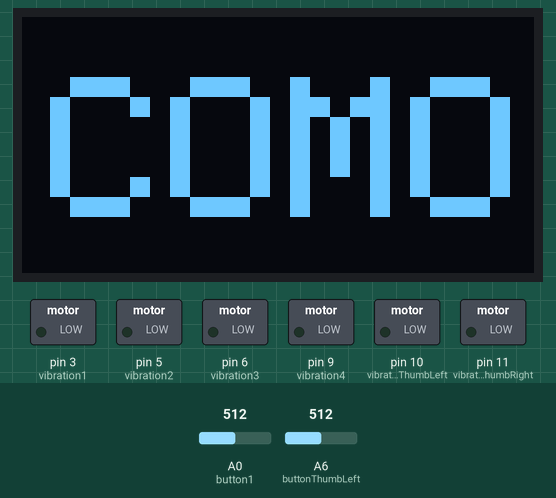
A sketch run on a simulated Arduino Nano, built with avr-gcc and run on an emulated ATmega328P. On the bench: 128×64 one-colour display, switched loads named in the sketch (green lamp = pin HIGH). The test bench sets the inputs (shaded band); at power-on: A6 (buttonThumbLeft) = 512, A0 (button1) = 512. Random numbers use the default seed unless the sketch sets one.

Above: at 2.1 s.
At 9.8 s:
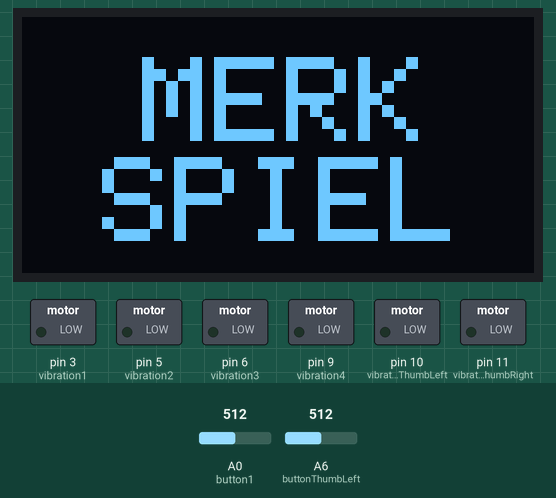
9.9 s: A6 (buttonThumbLeft) set to 104
14.2 s: A6 (buttonThumbLeft) set to 89
15.7 s: A0 (button1) set to 90
17.2 s: A0 (button1) set to 110
At 17.44 s:
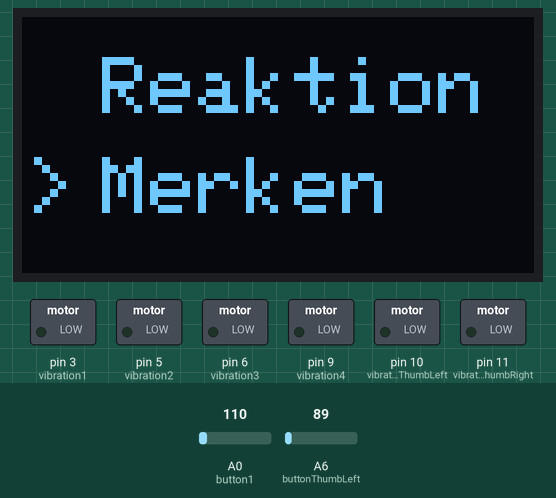
20.2 s: A6 (buttonThumbLeft) set to 110
At 23.3 s:
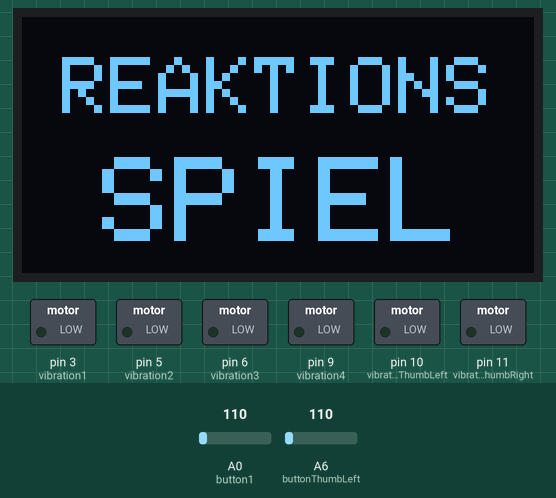
24.1 s: A6 (buttonThumbLeft) set to 90
Timing chart, 0 to 26.6 s (numbered marks = the images above; inputs shaded):
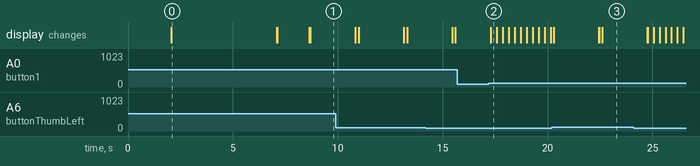

The sketch:

main.ino
```cpp
// TO DO
// excel file output

#include "definitions.h"
#include "reactionGame.h"
#include "memoryGame.h"

bool gameFinished = true;
bool thumbRecognition = false;
bool prestateScroll = false;
bool prestateSelect = false;

int buttonThumb;
int vibrationThumb;
int buttonScroll;
int vibrations[5];
int menu = 1;

// declare an SSD1306 display object connected to I2C
Adafruit_SSD1306 oled(SCREEN_WIDTH, SCREEN_HEIGHT, &Wire, -1);

void setup()
{
  Serial.begin(19200);
  //initialization of pins
  pinMode(vibration1, OUTPUT);
  pinMode(vibration2, OUTPUT);
  pinMode(vibration3, OUTPUT);
  pinMode(vibration4, OUTPUT);
  pinMode(vibrationThumbLeft, OUTPUT);
  pinMode(vibrationThumbRight, OUTPUT);

  pinMode(button1, INPUT);
  pinMode(button2, INPUT);
  pinMode(button3, INPUT);
  pinMode(button4, INPUT);
  pinMode(buttonThumbLeft, INPUT);
  pinMode(buttonThumbRight, INPUT);

  // initialize OLED display with address 0x3C for 128x64
  if (!oled.begin(SSD1306_SWITCHCAPVCC, 0x3C)) {
    Serial.println(F("SSD1306 allocation failed"));
    while (true);
  }
  delay(2000);         // wait for initializing

  showComo();
  selectThumb();
  initialize();
}

void loop()
{
  updateMenu();

  // scroll menu
  if (analogRead(buttonScroll) >= THRESHOLD && !prestateScroll) {
    menu++;
    if (menu > 2) {
      menu = 1;
    }
    updateMenu();
    prestateScroll = true;
  }
  else {
    prestateScroll = false;
  }

  // select game
  if(analogRead(buttonThumb) >= THRESHOLD && !prestateSelect) {
    startGame();
    prestateSelect = true;
  }
  else {
    prestateSelect = false;
  }

  delay(100);
}

// ----------------------------------------- FUNCTIONS ----------------------------------------

void selectThumb() {
  showThumb();
  while(!thumbRecognition) {
    if(analogRead(buttonThumbLeft) >= THRESHOLD) {
      buttonThumb = buttonThumbLeft;
      vibrationThumb = vibrationThumbLeft;
      buttonScroll = A0;
      oled.clearDisplay();
      oled.setCursor(10, 20);
      oled.setTextSize(3);
      oled.println("RECHTS");
      oled.display();
      delay(1500);
      thumbRecognition = true;
    }
    else if (analogRead(buttonThumbRight) >= THRESHOLD) {
      buttonThumb = buttonThumbRight;
      vibrationThumb = vibrationThumbRight;
      buttonScroll = A3;
      oled.clearDisplay();
      oled.setCursor(20, 20);
      oled.setTextSize(3);
      oled.println("LINKS");
      oled.display();
      delay(1500);
      thumbRecognition = true;
    }
  }
}

void showComo() {
  oled.clearDisplay();
  oled.setTextSize(5);
  oled.setTextColor(WHITE);
  oled.setCursor(7, 15);
  oled.println("COMO");
  oled.display();
  delay(5000);
}

void showThumb() {
  oled.clearDisplay();
  oled.setTextSize(3);
  oled.setTextColor(WHITE);
  oled.setCursor(13, 10);
  oled.println("Daumen");
  oled.setTextSize(2);
  oled.setCursor(17, 40);
  oled.println("druecken");
  oled.display();
}

void showMenu(int game) {
  oled.clearDisplay();
  oled.setTextSize(2);
  oled.setTextColor(WHITE);
  oled.setCursor(1, game);
  oled.println(">");
  oled.setCursor(20, 10);
  oled.println("Reaktion");
  oled.setCursor(20, 35);
  oled.println("Merken");
  oled.display();
}

void showReactionStart() {
  oled.clearDisplay();
  oled.setTextSize(2);
  oled.setTextColor(WHITE);
  oled.setCursor(10, 10);
  oled.println("REAKTIONS");
  oled.setTextSize(3);
  oled.setCursor(20, 35);
  oled.println("SPIEL");
  oled.display();
  delay(2000);
}

void showMemoryStart() {
  oled.clearDisplay();
  oled.setTextSize(3);
  oled.setTextColor(WHITE);
  oled.setCursor(30, 10);
  oled.println("MERK");
  oled.setCursor(20, 35);
  oled.println("SPIEL");
  oled.display();
  delay(2000);
}

void updateMenu () {
  switch (menu) {
    case 1:
      showMenu(menuReaction);
      break;
    case 2:
      showMenu(menuMemory);
      break;
  }
}

void startGame() {
  switch (menu) {
    case 1:
      showReactionStart();
      // action1();
      break;
    case 2:
      showMemoryStart();
      // action2();
      break;
  }
}

void initialize() {
  vibrations[0] = vibration1;
  vibrations[1] = vibration2;
  vibrations[2] = vibration3;
  vibrations[3] = vibration4;
  vibrations[4] = vibrationThumb;
}

void vibrateAll() {
  analogWrite(vibration1, 1023);
  analogWrite(vibration2, 1023);
  analogWrite(vibration3, 1023);
  analogWrite(vibration4, 1023);
  analogWrite(vibrationThumb, 1023);
  delay(500);
  analogWrite(vibration1, 0);
  analogWrite(vibration2, 0);
  analogWrite(vibration3, 0);
  analogWrite(vibration4, 0);
  analogWrite(vibrationThumb, 0);

  delay(50);

  analogWrite(vibration1, 1023);
  analogWrite(vibration2, 1023);
  analogWrite(vibration3, 1023);
  analogWrite(vibration4, 1023);
  analogWrite(vibrationThumb, 1023);
  delay(500);
  analogWrite(vibration1, 0);
  analogWrite(vibration2, 0);
  analogWrite(vibration3, 0);
  analogWrite(vibration4, 0);
  analogWrite(vibrationThumb, 0);

  delay(50);

  analogWrite(vibration1, 1023);
  analogWrite(vibration2, 1023);
  analogWrite(vibration3, 1023);
  analogWrite(vibration4, 1023);
  analogWrite(vibrationThumb, 1023);
  delay(1000);
  analogWrite(vibration1, 0);
  analogWrite(vibration2, 0);
  analogWrite(vibration3, 0);
  analogWrite(vibration4, 0);
  analogWrite(vibrationThumb, 0);
}
```

definitions.h
```cpp
#ifndef definitions
#define definitions

//include libaries
#include <Arduino.h>
#include <Wire.h>
#include <Adafruit_GFX.h>
#include <Adafruit_SSD1306.h>

// OLED
#define SCREEN_WIDTH 128 // OLED display width,  in pixels
#define SCREEN_HEIGHT 64 // OLED display height, in pixels
// extern Adafruit_SSD1306 oled;
// display menu
#define menuReaction 10
#define menuMemory 35

//names and pinnumbers of fixed variables for arduino nano
//button variables
#define button1 A0
#define button2 A1
#define button3 A2
#define button4 A3
#define buttonThumbLeft A6
#define buttonThumbRight A7
// threshold for analog button readout
#define THRESHOLD 100

//vibration motor variables
#define vibration1 3
#define vibration2 5
#define vibration3 6
#define vibration4 9
#define vibrationThumbLeft 10
#define vibrationThumbRight 11
#define SPEED 1023

// condition to go into main menu after the game is finished
extern bool gameFinished;
extern void vibrateAll();

// thumb button variable
extern int buttonThumb;
extern int vibrationThumb;
extern int vibrations[];

#endif
```

memoryGame.cpp
```cpp
#include "memoryGame.h"
#include "definitions.h"
#include "show.h"

const int MAX_LEVEL  = 100;
int sequence[MAX_LEVEL];
int your_sequence[MAX_LEVEL];
int level  = 1;

//flags for button pushes
bool prestate1;
bool prestate2;
bool prestate3;
bool prestate4;
bool prestateThumb;

void action2()
{
  delay(500);

  //set button flags to false
  prestate1 = false;
  prestate2 = false;
  prestate3 = false;
  prestate4 = false;
  prestateThumb = false;
  gameFinished = false;
  level = 1;

  if  (level == 1){
    generate_sequence();
    delay(1000); //that vibration does not start early
  }

  for (int i = 0; i < level; i++){
    show_sequence();
    get_sequence();

    if (gameFinished) {
      vibrateAll();
      break;
    }
  }
}

// /**
//  * shows the sequence by vibrating the buttons in the correct order
//  */
void show_sequence()
{
  vibrationOff();

  for (int i = 0; i < level; i++)
  {
    Serial.println(sequence[i]);
    analogWrite(sequence[i],  SPEED);
    delay(500);
    analogWrite(sequence[i], 0);
    delay(150);
  }
}

/**
 * reads the input sequence of the user and evaluates it
*/
void get_sequence()
{
  // flag that indicates if the sequence is correct
  bool state = false;

  for  (int i = 0; i < level; i++)
  {
    state = false;
    while(!state)
    {
      if (digitalRead(button1) == HIGH && !prestate1)
      {
        prestate1 = true;
        state = true;
        delay(500);
        if  (vibration1 != sequence[i])
        {
          wrong_sequence();
          return;
        }
      }

      if (digitalRead(button2) == HIGH && !prestate2)
      {
        prestate2 = true;
        state = true;
        delay(500);
        if (vibration2 != sequence[i])
        {
          wrong_sequence();
          return;
        }
      }

      if (digitalRead(button3) == HIGH && !prestate3)
      {
        prestate3 = true;
        state = true;
        delay(500);
        if (vibration3 != sequence[i])
        {
          wrong_sequence();
          return;
        }
      }

      if (digitalRead(button4) == HIGH && !prestate4)
      {
        prestate4 = true;
        state = true;
        delay(500);
        if (vibration4 != sequence[i])
        {
          wrong_sequence();
          return;
        }
      }

      if (digitalRead(buttonThumb) == HIGH && !prestateThumb)
      {
        prestateThumb = true;
        state = true;
        delay(500);
        if (vibrationThumb != sequence[i])
        {
          wrong_sequence();
          return;
        }
      }

      if ((digitalRead(button1) || digitalRead(button2) || digitalRead(button3) || digitalRead(button4) || digitalRead(buttonThumb)) == LOW){
        prestate1 = false;
        prestate2 = false;
        prestate3 = false;
        prestate4 = false;
        prestateThumb = false;
      }
    }
  }
  right_sequence();
}

/**
 * generates a sequence and saves it into an array
*/
void generate_sequence()
{
  Serial.println("generate sequence");
  randomSeed(millis());
  for (int i = 0; i < MAX_LEVEL; i++)
  {
    int index = random(0, 5);
    sequence[i]  = vibrations[index];
  }
}

/**
 * turns the vibration off and sets the finished flag to true
*/
void wrong_sequence()
{
  Serial.println("wrong sequence");
  vibrationOff();
  delay(3000);

  gameFinished = true;
}

/**
 * increments the level
*/
void right_sequence()
{
  Serial.println("right sequence");
  delay(100);
  if  (level < MAX_LEVEL) {
    level++;
  }
  else {
    gameFinished = true;
    vibrateAll();
  }
}

/**
 * turns off all the vibration motors
*/
void vibrationOff() {
  analogWrite(vibration1, 0);
  analogWrite(vibration2, 0);
  analogWrite(vibration3, 0);
  analogWrite(vibration4, 0);
  analogWrite(vibrationThumb, 0);
}
```

memoryGame.h
```cpp
#ifndef memoryGame_header
#define memoryGame_header

void action2();

void show_sequence();
void get_sequence();
void generate_sequence();
void wrong_sequence();
void right_sequence();
void vibrationOff();
void vibrateMemoryStart();
#endif
```

reactionGame.cpp
```cpp
#include "reactionGame.h"
#include "definitions.h"
#include "show.h"

int zufall1 = 0;
int zufall2 = 0;
int vibration = 0;

void action1() {
  delay(500); //vibration does not start early
  //game ends after 10 buttons are pushed
  for (int i = 0; i < 10; i++) {
    generateRandomVibration();
    checkUserInput();
    delay(100);
  }
  gameFinished = true;
  delay(1000);
  vibrateAll();
}

/**
 * generates a random vibration
 * generates a random number and compares it to the last one to not select the same pin again
 * sets the according pin to HIGH to activate the vibration motor
*/
void generateRandomVibration() {
  zufall2 = zufall1;
  vibration = zufall2;
  int index = random(0, 5);       //generates a random index
  zufall1 = vibrations[index];    //generates a random vibration

  if (zufall1 == zufall2) {                        //if second random number is same as first than find a new second random number
    while (zufall1 == zufall2){                    //that first random number is not the same as second random number
      index = random(0, 5);
      zufall1 = vibrations[index];
    }
    analogWrite(zufall1, SPEED);
    Serial.println(zufall1);
  }
  else {                                           //if it is not the same, start vibration motor
    analogWrite(zufall1, SPEED);
    Serial.println(zufall1);
  }
}

/**
 * checks the pushed buttons of the user and compares them to the randomized vibration
 * leaves while loop if vibration and button of the same finger are set to high
*/
void checkUserInput() {
  Serial.println("check user input");
  bool state = false;
  while (!state) {
    if (digitalRead(vibration1) && (analogRead(button1) >= THRESHOLD)) { // digitalRead(vibration1) == HIGH
      //turns off vibration motor
      analogWrite(vibration1, 0);
      state = true;                 //sets variable to remeber the right button had been pushed
    }

    else if (digitalRead(vibration2) && (analogRead(button2) >= THRESHOLD)) {
      //turns off vibration motor
      analogWrite(vibration2, 0);
      state = true;                 //sets variable to remeber the right button had been pushed
    }

    else if (digitalRead(vibration3) && (analogRead(button3) >= THRESHOLD)) {
      //turns off vibration motor
      analogWrite(vibration3, 0);
      state = true;                 //sets variable to remeber the right button had been pushed
    }

    else if (digitalRead(vibration4) && (analogRead(button4) >= THRESHOLD)) {
      //turns off vibration motor
      analogWrite(vibration4, 0);
      state = true;                 //sets variable to remeber the right button had been pushed
    }
    else if (digitalRead(vibrationThumb) && (analogRead(buttonThumb) >= THRESHOLD)) {
      //turns off vibration motor
      analogWrite(vibrationThumb, 0);
      state = true;                 //sets variable to remeber the right button had been pushed
    }
  }
}
```

reactionGame.h
```cpp
#ifndef reactionGame_header
#define reactionGame_header

void action1();
void generateRandomVibration();
void checkUserInput();
void vibrateReactionStart();
#endif
```

show.cpp
```cpp
// #include "show.h"
// #include "definitions.h"

// void showComo() {
//   oled.clearDisplay();
//   oled.setTextSize(5);
//   oled.setTextColor(WHITE);
//   oled.setCursor(7, 15);
//   oled.println("COMO");
//   oled.display();
//   delay(5000);
// }

// void showThumb() {
//   oled.clearDisplay();
//   oled.setTextSize(3);
//   oled.setTextColor(WHITE);
//   oled.setCursor(13, 10);
//   oled.println("Daumen");
//   oled.setTextSize(2);
//   oled.setCursor(17, 40);
//   oled.println("druecken");
//   oled.display();
// }

// void showReactionStart() {
//   oled.clearDisplay();
//   oled.setTextSize(2);
//   oled.setTextColor(WHITE);
//   oled.setCursor(10, 10);
//   oled.println("REAKTIONS");
//   oled.setTextSize(3);
//   oled.setCursor(20, 35);
//   oled.println("SPIEL");
//   oled.display();
//   delay(2000);
// }

// void showReactionGame() {
//   oled.clearDisplay();
//   oled.setTextSize(2);
//   oled.setTextColor(WHITE);
//   oled.setCursor(20, 5);
//   oled.println("Welcher");
//   oled.setCursor(25, 25);
//   oled.println("Button");
//   oled.setCursor(10, 45);
//   oled.println("vibriert?");
//   oled.display();
// }

// void showReactionFinish() {
//   oled.clearDisplay();
//   oled.setTextSize(3);
//   oled.setTextColor(WHITE);
//   oled.setCursor(15, 1);
//   oled.println("FERTIG");
//   oled.setTextSize(2);
//   oled.setCursor(1, 30);
//   oled.println("Zeit: ");
//   oled.setCursor(1, 50);
//   oled.println("Falsch: ");
//   oled.display();
// }

// void showMemoryStart() {
//   oled.clearDisplay();
//   oled.setTextSize(3);
//   oled.setTextColor(WHITE);
//   oled.setCursor(30, 10);
//   oled.println("MERK");
//   oled.setCursor(20, 35);
//   oled.println("SPIEL");
//   oled.display();
//   delay(2000);
// }

// void showMemoryRemember() {

// }

// void showMemorySequence() {
//   oled.clearDisplay();
//   oled.setTextSize(3);
//   oled.setTextColor(WHITE);
//   oled.setCursor(2, 7);
//   oled.println("Druecke");
//   oled.setCursor(1, 32);
//   oled.println("Sequenz");
//   oled.display();
// }

// void showMemoryFinish() {
//   oled.clearDisplay();
//   oled.setTextSize(3);
//   oled.setTextColor(WHITE);
//   oled.setCursor(15, 1);
//   oled.println("FERTIG");
//   oled.setTextSize(2);
//   oled.setCursor(1, 30);
//   oled.println("Falsche");
//   oled.setCursor(1, 50);
//   oled.println("Buttons: ");
//   oled.display();
// }

// void initialize() {
//   // vibrations[0] = vibration1;
//   // vibrations[1] = vibration2;
//   // vibrations[2] = vibration3;
//   // vibrations[3] = vibration4;
//   // vibrations[4] = vibrationThumb;
// }
```

show.h
```cpp
#ifndef show_header
#define show_header

void showComo();
void showThumb();
void showReactionStart();
void showReactionGame();
void showReactionFinish();
void showMemoryStart();
void showMemoryRemember();
void showMemorySequence();
void showMemoryFinish();
void initialize();

#endif
```

Measured:
- after the input at 15.7 s, every drawn part: stays the same
- after the input at 17.2 s, the display: changes after 0.10 s (image 2)
- what the display in image 0 shows lasts 5.0 s, from 2.1 s to 7.1 s
